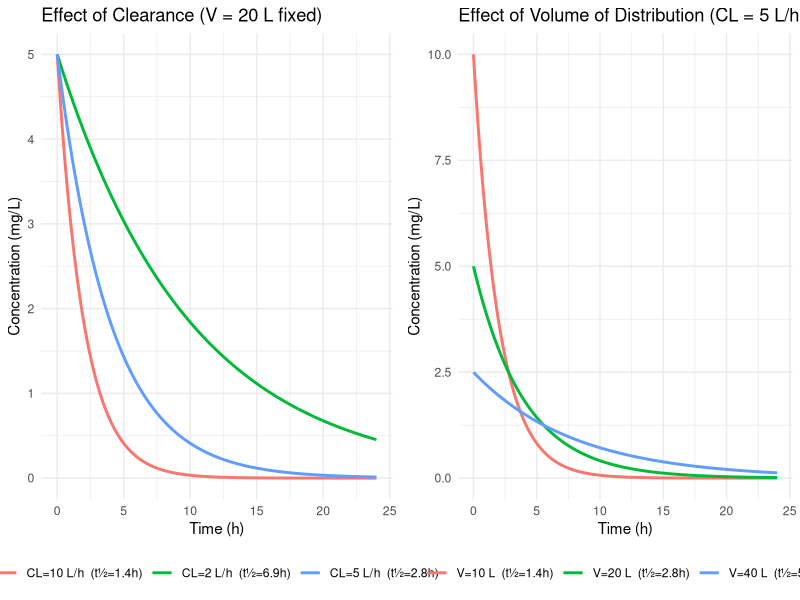
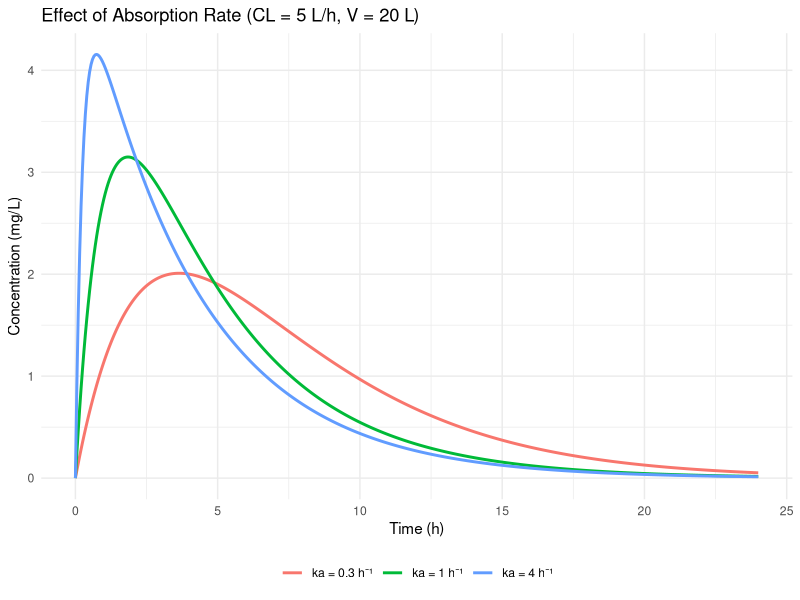
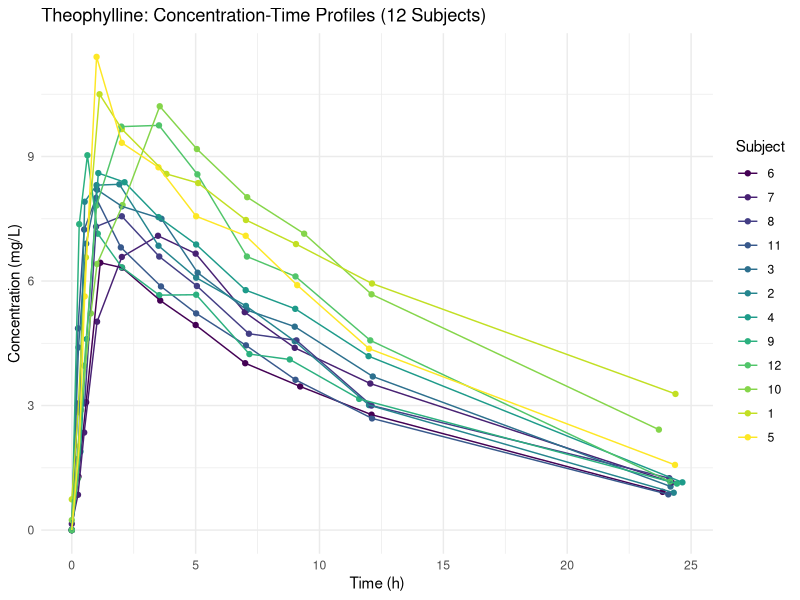
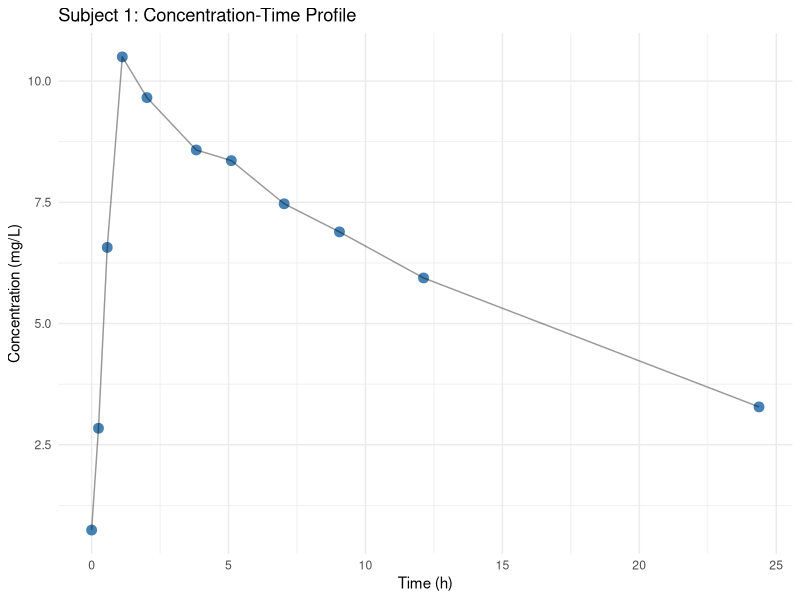
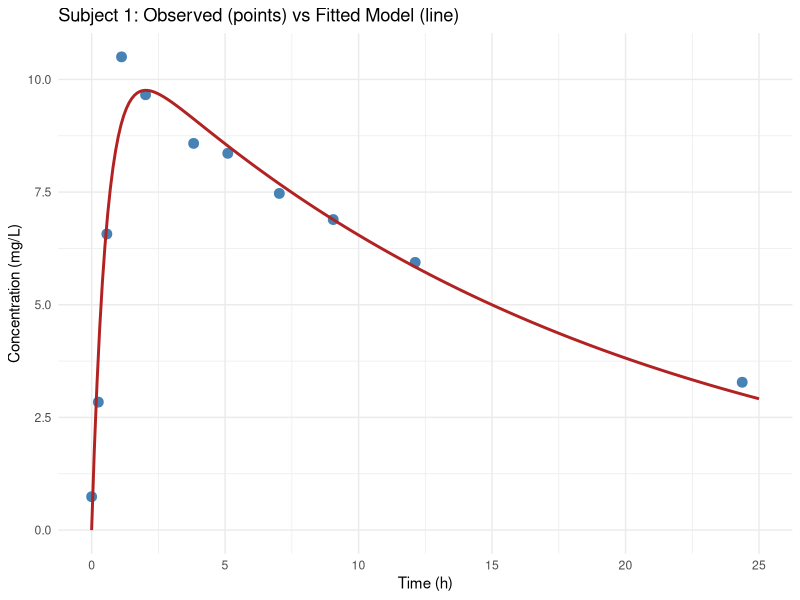
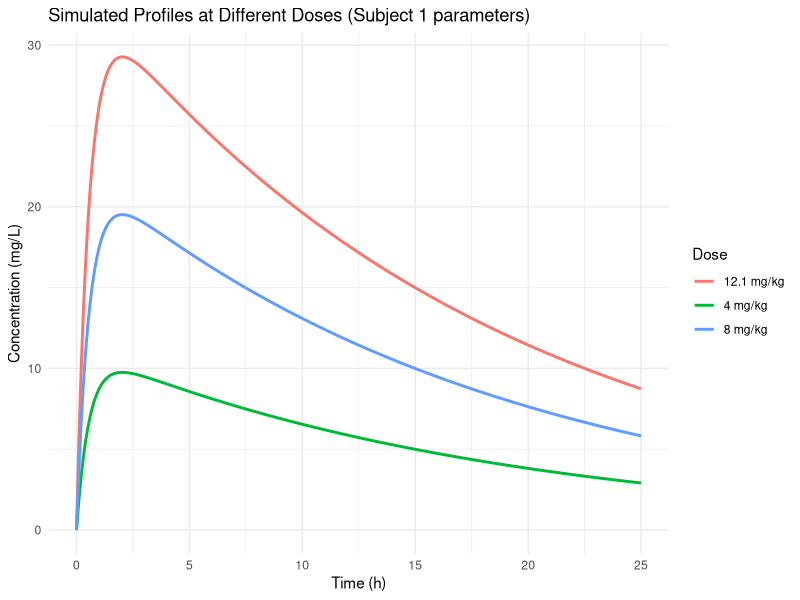
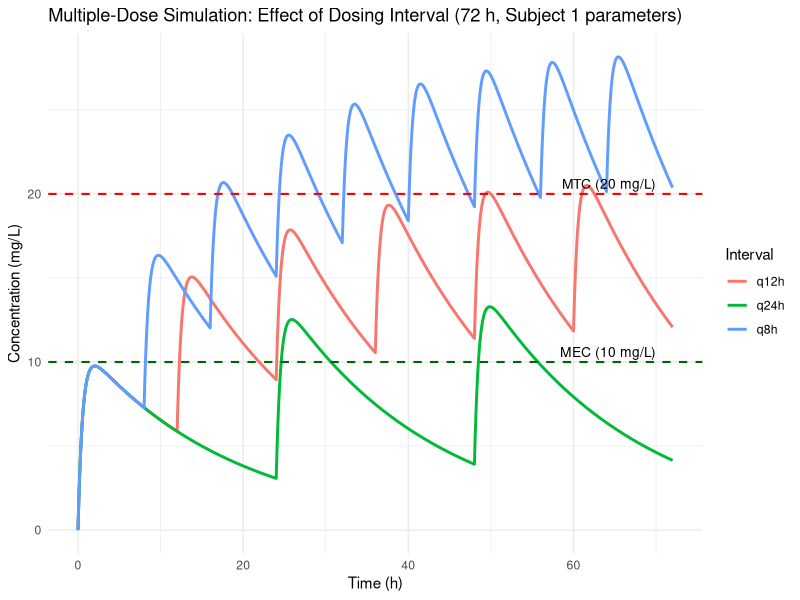

Write the R code that produced these figures, in order. (Note: this script raises an error after producing the figures.)
## ---- chunk 1
#| label: notebook-cell-3
library(ggplot2)
library(dplyr)
library(tidyr)

# Set default plot dimensions for Jupyter display
options(repr.plot.width = 10, repr.plot.height = 5)
## ---- chunk 2
#| label: notebook-cell-9
# Analytic solution: 1-compartment IV bolus
# Returns concentration (mg/L) at each time in vector t
pk_iv_bolus <- function(t, dose, CL, V) {
  ke <- CL / V
  (dose / V) * exp(-ke * t)
}

t_seq <- seq(0, 24, by = 0.05)  # time grid from 0 to 24 hours
dose  <- 100  # mg

# --- Panel 1: vary CL, hold V fixed ---
# expand.grid creates every combination of t and CL
df_CL <- expand.grid(t = t_seq, CL = c(2, 5, 10)) %>%
  mutate(
    V      = 20,
    ke     = CL / V,
    t_half = round(log(2) / ke, 1),
    label  = paste0("CL=", CL, " L/h  (t½=", t_half, "h)"),
    C      = pk_iv_bolus(t, dose, CL, V)
  )

p1 <- ggplot(df_CL, aes(x = t, y = C, color = label)) +
  geom_line(linewidth = 1) +
  labs(
    title = "Effect of Clearance (V = 20 L fixed)",
    x = "Time (h)", y = "Concentration (mg/L)", color = NULL
  ) +
  theme_minimal() +
  theme(legend.position = "bottom")

# --- Panel 2: vary V, hold CL fixed ---
df_V <- expand.grid(t = t_seq, V = c(10, 20, 40)) %>%
  mutate(
    CL     = 5,
    ke     = CL / V,
    t_half = round(log(2) / ke, 1),
    label  = paste0("V=", V, " L  (t½=", t_half, "h)"),
    C      = pk_iv_bolus(t, dose, CL, V)
  )

p2 <- ggplot(df_V, aes(x = t, y = C, color = label)) +
  geom_line(linewidth = 1) +
  labs(
    title = "Effect of Volume of Distribution (CL = 5 L/h fixed)",
    x = "Time (h)", y = "Concentration (mg/L)", color = NULL
  ) +
  theme_minimal() +
  theme(legend.position = "bottom")

library(gridExtra)
grid.arrange(p1, p2, ncol = 2)
## ---- chunk 3
#| label: notebook-cell-13
# Analytic solution: 1-compartment oral absorption
# F defaults to 1 (complete bioavailability) for simplicity
pk_oral <- function(t, dose, ka, CL, V, F = 1) {
  ke <- CL / V
  # Use the analytic limit when absorption and elimination rates coincide
  if (abs(ka - ke) < 1e-8) return((F * dose / V) * ka * t * exp(-ka * t))
  (F * dose * ka) / (V * (ka - ke)) * (exp(-ke * t) - exp(-ka * t))
}

t_seq <- seq(0, 24, by = 0.05)
dose  <- 100
CL <- 5; V <- 20

# Build a data frame with three values of ka
# mapply applies pk_oral element-wise over t and ka simultaneously
df_ka <- expand.grid(t = t_seq, ka = c(0.3, 1.0, 4.0)) %>%
  mutate(
    label = paste0("ka = ", ka, " h⁻¹"),
    C     = mapply(pk_oral, t, dose, ka, CL, V)
  )

ggplot(df_ka, aes(x = t, y = C, color = label)) +
  geom_line(linewidth = 1) +
  labs(
    title = "Effect of Absorption Rate (CL = 5 L/h, V = 20 L)",
    x = "Time (h)", y = "Concentration (mg/L)", color = NULL
  ) +
  theme_minimal() +
  theme(legend.position = "bottom")
## ---- chunk 4
#| label: notebook-cell-17
# Show first few rows
head(Theoph, 12)
## ---- chunk 5
#| label: notebook-cell-19
ggplot(Theoph, aes(x = Time, y = conc, group = Subject, color = Subject)) +
  geom_point(size = 1.5) +
  geom_line() +
  labs(
    title = "Theophylline: Concentration-Time Profiles (12 Subjects)",
    x = "Time (h)", y = "Concentration (mg/L)"
  ) +
  theme_minimal()
## ---- chunk 6
#| label: notebook-cell-22
#| fig-width: 8
#| fig-height: 5
# Extract data for Subject 1 only
sub1 <- subset(Theoph, Subject == 1)

ggplot(sub1, aes(x = Time, y = conc)) +
  geom_point(size = 3, color = "steelblue") +
  geom_line(alpha = 0.4) +
  labs(
    title = "Subject 1: Concentration-Time Profile",
    x = "Time (h)", y = "Concentration (mg/L)"
  ) +
  theme_minimal()
## ---- chunk 7
#| label: notebook-cell-25
# Define the one-compartment oral model as an R function
# Time and Dose come from the data frame; ka, CL, V are the parameters to estimate
one_comp_oral <- function(Time, Dose, ka, CL, V) {
  ke <- CL / V
  (Dose * ka) / (V * (ka - ke)) * (exp(-ke * Time) - exp(-ka * Time))
}

# Fit to Subject 1 using nls()
# The formula says: predict conc using our model function
# start = initial parameter guesses
fit_sub1 <- nls(
  conc ~ one_comp_oral(Time, Dose, ka, CL, V),
  data  = sub1,
  start = c(ka = 1.5, CL = 0.04, V = 0.5)
)

summary(fit_sub1)
## ---- chunk 8
#| label: notebook-cell-27
# Extract the three fitted parameter values
params <- coef(fit_sub1)

# Compute derived parameters
ke_hat   <- params["CL"] / params["V"]          # elimination rate constant
t_half   <- log(2) / ke_hat                      # half-life
tmax_hat <- log(params["ka"] / ke_hat) / (params["ka"] - ke_hat)  # time of peak

cat("=== Fitted PK Parameters for Subject 1 ===\n")
cat(sprintf("  ka   = %.3f h-1   (absorption half-life = %.1f h)\n",
            params["ka"], log(2) / params["ka"]))
cat(sprintf("  CL   = %.4f L/kg/h\n", params["CL"]))
cat(sprintf("  V    = %.3f L/kg\n", params["V"]))
cat(sprintf("  ke   = CL/V = %.4f h-1\n", ke_hat))
cat(sprintf("  t1/2 = ln(2)/ke = %.1f h\n", t_half))
cat(sprintf("  Tmax (predicted) = %.1f h\n", tmax_hat))
## ---- chunk 9
#| label: notebook-cell-29
# Generate a smooth predicted curve on a fine time grid
t_fine   <- seq(0, 25, by = 0.1)
C_pred   <- one_comp_oral(t_fine, Dose = sub1$Dose[1],
                          ka = params["ka"], CL = params["CL"], V = params["V"])
pred_df  <- data.frame(Time = t_fine, conc = C_pred)

ggplot() +
  geom_point(data = sub1, aes(x = Time, y = conc),
             size = 3, color = "steelblue") +
  geom_line(data = pred_df, aes(x = Time, y = conc),
            color = "firebrick", linewidth = 1) +
  labs(
    title = "Subject 1: Observed (points) vs Fitted Model (line)",
    x = "Time (h)", y = "Concentration (mg/L)"
  ) +
  theme_minimal()
## ---- chunk 10
#| label: notebook-cell-32
# Three doses: actual, 2x, 3x
doses       <- c(sub1$Dose[1], sub1$Dose[1] * 2, sub1$Dose[1] * 3)
dose_labels <- paste0(round(doses, 1), " mg/kg")

# Build predicted profiles for each dose
sim_doses <- lapply(seq_along(doses), function(i) {
  data.frame(
    Time = t_fine,
    conc = one_comp_oral(t_fine, Dose = doses[i],
                         ka = params["ka"], CL = params["CL"], V = params["V"]),
    Dose = dose_labels[i]
  )
})

# Combine into one data frame (rbind = row-bind = stack rows)
sim_df <- do.call(rbind, sim_doses)

ggplot(sim_df, aes(x = Time, y = conc, color = Dose)) +
  geom_line(linewidth = 1) +
  labs(
    title = "Simulated Profiles at Different Doses (Subject 1 parameters)",
    x = "Time (h)", y = "Concentration (mg/L)", color = "Dose"
  ) +
  theme_minimal()
## ---- chunk 11
#| label: notebook-cell-35
# Multiple oral dosing by superposition
# For each time point t, sum contributions from all doses given up to that time
pk_multidose <- function(t_vec, dose, ka, CL, V, interval, n_doses) {
  sapply(t_vec, function(t) {
    # Dose times: 0, interval, 2*interval, ...
    dose_times <- seq(0, (n_doses - 1) * interval, by = interval)
    total <- 0
    for (t0 in dose_times) {
      if (t >= t0) {  # only include doses that have been given by time t
        total <- total + one_comp_oral(t - t0, dose, ka, CL, V)
      }
    }
    total
  })
}

t_md <- seq(0, 72, by = 0.1)  # 72-hour simulation window

# Simulate q8h, q12h, and q24h dosing
sim_md <- lapply(c(8, 12, 24), function(tau) {
  data.frame(
    Time     = t_md,
    conc     = pk_multidose(t_md,
                            dose     = sub1$Dose[1],
                            ka       = params["ka"],
                            CL       = params["CL"],
                            V        = params["V"],
                            interval = tau,
                            n_doses  = ceiling(72 / tau) + 1),
    Interval = paste0("q", tau, "h")
  )
})

sim_md_df <- do.call(rbind, sim_md)

ggplot(sim_md_df, aes(x = Time, y = conc, color = Interval)) +
  geom_line(linewidth = 1) +
  # Therapeutic window boundaries
  geom_hline(yintercept = 10, linetype = "dashed", color = "darkgreen", linewidth = 0.7) +
  geom_hline(yintercept = 20, linetype = "dashed", color = "red",       linewidth = 0.7) +
  annotate("text", x = 70, y = 10.6, label = "MEC (10 mg/L)", hjust = 1, size = 3.5) +
  annotate("text", x = 70, y = 20.6, label = "MTC (20 mg/L)", hjust = 1, size = 3.5) +
  labs(
    title = "Multiple-Dose Simulation: Effect of Dosing Interval (72 h, Subject 1 parameters)",
    x = "Time (h)", y = "Concentration (mg/L)", color = "Interval"
  ) +
  theme_minimal()
## ---- chunk 12
#| label: notebook-cell-39
library(nlme)

# Fit the one-compartment oral model to all 12 subjects simultaneously
# fixed  = parameters with population-level means
# random = parameters allowed to vary by Subject (diagonal = independent random effects)
# groups = which column identifies subjects
fit_nlme <- nlme(
  conc ~ one_comp_oral(Time, Dose, ka, CL, V),
  data   = Theoph,
  fixed  = ka + CL + V ~ 1,
  random = pdDiag(CL + V ~ 1),
  groups = ~ Subject,
  start  = c(ka = 1.5, CL = 0.04, V = 0.5)
)

summary(fit_nlme)
## ---- chunk 13
#| label: notebook-cell-41
# Extract population (fixed) effects
fe <- fixef(fit_nlme)

# Extract between-subject standard deviations from the variance-covariance table
# VarCorr returns a character matrix; we need numeric standard deviations
vc <- VarCorr(fit_nlme)
re_sd <- as.numeric(vc[c("CL", "V"), "StdDev"])

cat("=== Population PK Estimates (all 12 subjects) ===\n")
cat(sprintf("  ka  (pop mean) = %.3f h-1\n", fe["ka"]))
cat(sprintf("  CL  (pop mean) = %.4f L/kg/h  |  between-subject SD = %.4f\n",
            fe["CL"], re_sd[1]))
cat(sprintf("  V   (pop mean) = %.3f L/kg    |  between-subject SD = %.4f\n",
            fe["V"], re_sd[2]))
cat(sprintf("\n  CL between-subject CV = %.0f%%\n",
            100 * re_sd[1] / fe["CL"]))
cat(sprintf("  V  between-subject CV  = %.0f%%\n",
            100 * re_sd[2] / fe["V"]))
## ---- chunk 14
#| label: notebook-cell-43
# Add predictions to the Theoph data frame
theoph_plot <- Theoph
theoph_plot$pred_ind <- predict(fit_nlme)           # individual predictions (level = 1)
theoph_plot$pred_pop <- predict(fit_nlme, level = 0) # population predictions (eta = 0)

ggplot(theoph_plot, aes(x = Time, y = conc)) +
  geom_point(size = 1.5, alpha = 0.7) +
  geom_line(aes(y = pred_ind), color = "steelblue",  linewidth = 0.9) +
  geom_line(aes(y = pred_pop), color = "firebrick",  linewidth = 0.7, linetype = "dashed") +
  facet_wrap(~ Subject, ncol = 4) +
  labs(
    title    = "NLME Fit: Individual (blue solid) vs Population (red dashed)",
    subtitle = "Individual lines use subject-specific eta; population line uses only fixed effects",
    x = "Time (h)", y = "Concentration (mg/L)"
  ) +
  theme_minimal()
## ---- chunk 15
#| label: notebook-cell-47
C_seq <- seq(0, 30, by = 0.1)

# Simulate Emax model for three EC50 values
emax_sim <- expand.grid(C = C_seq, EC50 = c(2, 5, 10)) %>%
  mutate(
    E     = 100 * C / (EC50 + C),
    label = paste0("EC50 = ", EC50, " mg/L")
  )

ggplot(emax_sim, aes(x = C, y = E, color = label)) +
  geom_line(linewidth = 1) +
  labs(
    title = "Emax Model: Effect vs Concentration for Different EC50 Values",
    x = "Concentration (mg/L)", y = "Effect (%)", color = NULL
  ) +
  theme_minimal()
## ---- chunk 16
#| label: notebook-cell-50
set.seed(42)  # for reproducibility

sub2 <- subset(Theoph, Subject == 2)

# True PD parameters (pretend these are unknown — we'll estimate them)
Emax_true <- 100
EC50_true <- 5

# Generate noisy effect measurements at each observed concentration
# rnorm adds Gaussian noise with SD = 4 (measurement variability)
sub2$effect <- Emax_true * sub2$conc / (EC50_true + sub2$conc) +
               rnorm(nrow(sub2), mean = 0, sd = 4)
sub2$effect <- pmax(sub2$effect, 0)  # effects cannot be negative

head(sub2[, c("Subject", "Time", "conc", "effect")])
## ---- chunk 17
#| label: notebook-cell-52
# Fit the Emax model using nls()
# Starting values: Emax near 80 (conservative), EC50 near 8
fit_emax <- nls(
  effect ~ Emax * conc / (EC50 + conc),
  data  = sub2,
  start = list(Emax = 80, EC50 = 8)
)

summary(fit_emax)

emax_params <- coef(fit_emax)
cat(sprintf("\nFitted Emax = %.1f  (true = 100)\n", emax_params["Emax"]))
cat(sprintf("Fitted EC50 = %.2f mg/L  (true = 5.00 mg/L)\n", emax_params["EC50"]))
## ---- chunk 18
#| label: notebook-cell-54
# Generate smooth model curve for plotting
C_fine <- seq(0, max(sub2$conc) * 1.1, by = 0.05)
emax_pred_df <- data.frame(
  conc   = C_fine,
  effect = emax_params["Emax"] * C_fine / (emax_params["EC50"] + C_fine)
)

ggplot() +
  geom_point(data = sub2, aes(x = conc, y = effect),
             size = 3, color = "steelblue") +
  geom_line(data = emax_pred_df, aes(x = conc, y = effect),
            color = "firebrick", linewidth = 1) +
  # Mark the EC50
  geom_vline(xintercept = emax_params["EC50"], linetype = "dotted", linewidth = 0.8) +
  annotate("text",
           x     = emax_params["EC50"] + 0.3,
           y     = 10,
           label = paste0("EC50 = ", round(emax_params["EC50"], 1), " mg/L"),
           hjust = 0) +
  labs(
    title = "Emax Model Fit: Concentration-Effect Relationship (Subject 2)",
    x = "Concentration (mg/L)", y = "Effect (%)"
  ) +
  theme_minimal()
## ---- chunk 19
#| label: notebook-cell-56
# Predict effect at each observed time using the fitted Emax model
sub2$effect_pred <- predict(fit_emax)

# Scale concentration onto the effect axis for dual-axis display
# (purely for visual overlay — the two y-axes have different units)
scale_factor <- 100 / max(sub2$conc)

ggplot(sub2, aes(x = Time)) +
  # Concentration (scaled to fit effect axis), shown as dashed blue line
  geom_line(aes(y = conc * scale_factor), color = "steelblue",
            linetype = "dashed", linewidth = 0.8) +
  # Observed effects (red dots)
  geom_point(aes(y = effect), color = "firebrick", size = 3) +
  # Predicted effects (red line)
  geom_line(aes(y = effect_pred), color = "firebrick", linewidth = 1) +
  scale_y_continuous(
    name     = "Effect (%)",
    sec.axis = sec_axis(~ . / scale_factor, name = "Concentration (mg/L)")
  ) +
  labs(
    title    = "Effect over Time for Subject 2",
    subtitle = "Red = effect (data + fit)   |   Blue dashed = concentration (scaled)",
    x = "Time (h)"
  ) +
  theme_minimal()
## ---- chunk 20
#| label: notebook-cell-60
library(deSolve)

# Define the ODE system as a function
# Arguments: time (scalar), state (named vector), params (named vector)
# Returns: list with derivatives in the same order as state
pk_ode <- function(time, state, params) {
  with(as.list(c(state, params)), {
    ke      <- CL / V
    dDepot   <- -ka * Depot        # drug leaving the gut
    dCentral <- ka * Depot - ke * Central  # drug entering minus drug eliminated
    list(c(dDepot, dCentral))
  })
}

# Parameters (use Subject 1 fitted values)
ode_params <- c(ka = params[["ka"]], CL = params[["CL"]], V = params[["V"]])

# Initial conditions: all drug starts in the Depot
# Central = 0 because no drug has absorbed yet
init_state <- c(Depot = sub1$Dose[1], Central = 0)

times <- seq(0, 25, by = 0.1)

# Solve the ODE system
ode_out <- ode(y = init_state, times = times, func = pk_ode, parms = ode_params)
ode_df  <- as.data.frame(ode_out)

# Convert central compartment AMOUNT to CONCENTRATION (divide by V)
ode_df$C_numeric  <- ode_df$Central / params["V"]

# Also compute the analytic solution for comparison
ode_df$C_analytic <- pk_oral(times, sub1$Dose[1],
                             params["ka"], params["CL"], params["V"])

# Plot both
ggplot(ode_df, aes(x = time)) +
  geom_line(aes(y = C_analytic, color = "Analytic"),         linewidth = 1.2) +
  geom_line(aes(y = C_numeric,  color = "Numerical (deSolve)"),
            linetype = "dashed", linewidth = 0.9) +
  scale_color_manual(values = c("Analytic" = "steelblue",
                                "Numerical (deSolve)" = "firebrick")) +
  labs(
    title = "Verification: Analytic vs Numerical ODE Solution (Subject 1)",
    x = "Time (h)", y = "Concentration (mg/L)", color = NULL
  ) +
  theme_minimal()
## ---- chunk 21
#| label: notebook-cell-63
# =========================================================
# Simeoni et al. (2004): CPT-11 Tumor Growth Inhibition Model
# Parameters from Table 1; time unit = days throughout
# =========================================================

# --- 2-compartment PK parameters (h⁻¹ converted to day⁻¹) ---
V1  <- 4.85            # L/kg  — central volume of distribution
k10 <- 0.553  * 24    # day⁻¹ — elimination from central compartment
k12 <- 0.0115 * 24    # day⁻¹ — central → peripheral transfer
k21 <- 0.0616 * 24    # day⁻¹ — peripheral → central transfer

# --- Simeoni TGI model parameters ---
lambda0 <- 0.146      # day⁻¹          — exponential growth rate constant
lambda1 <- 0.334      # g·day⁻¹        — linear growth rate constant
k1      <- 0.469      # day⁻¹          — transit compartment rate
k2      <- 8.42e-4    # (ng/mL)⁻¹·day⁻¹ — drug potency / cell-kill rate
Psi     <- 20         # (dimensionless) — growth-switch smoothness
w0      <- 0.085      # g              — initial tumor weight

params_sim <- c(V1 = V1, k10 = k10, k12 = k12, k21 = k21,
                lambda0 = lambda0, lambda1 = lambda1,
                k1 = k1, k2 = k2, Psi = Psi)

# ---- ODE system -------------------------------------------------------
# State variables:
#   A1, A2 : drug amount in central / peripheral compartment  [mg/kg]
#   x1     : proliferating tumor cells                        [g]
#   x2, x3, x4 : damaged cells in transit stages 1–3         [g]
simeoni_ode <- function(t, state, params) {
  with(as.list(c(state, params)), {

    # Drug concentration: mg/kg ÷ L/kg = mg/L; × 1000 → ng/mL
    c_drug <- max(A1 / V1 * 1000, 0)

    # 2-compartment PK (amounts in mg/kg, rates in day⁻¹)
    dA1 <- -(k10 + k12) * A1 + k21 * A2
    dA2 <-  k12 * A1 - k21 * A2

    # Total tumor weight
    w <- x1 + x2 + x3 + x4

    # Smooth exponential → linear growth switch (Simeoni Eq. E)
    growth_rate <- lambda0 * x1 / (1 + (lambda0 / lambda1 * w)^Psi)^(1/Psi)

    # Tumor PD: drug kills proliferating cells → transit cascade
    dx1 <- growth_rate  - k2 * c_drug * x1
    dx2 <- k2 * c_drug * x1 - k1 * x2
    dx3 <- k1 * x2 - k1 * x3
    dx4 <- k1 * x3 - k1 * x4

    list(c(dA1, dA2, dx1, dx2, dx3, dx4))
  })
}

# ---- Simulation helper ------------------------------------------------
# Dose given IV bolus on days 1, 5, 9, 13 (q4d × 4; typical mouse schedule)
dose_days <- c(1, 5, 9, 13)

run_tgi <- function(dose_mgkg) {
  y0    <- c(A1 = 0, A2 = 0, x1 = w0, x2 = 0, x3 = 0, x4 = 0)
  times <- seq(0, 28, by = 0.1)

  if (dose_mgkg > 0) {
    # deSolve events: add dose amount to A1 at each dosing time (IV bolus)
    ev <- data.frame(var = "A1", time = dose_days,
                     value = dose_mgkg, method = "add")
    out <- ode(y = y0, times = times, func = simeoni_ode,
               parms = params_sim, events = list(data = ev), method = "lsoda")
  } else {
    out <- ode(y = y0, times = times, func = simeoni_ode,
               parms = params_sim, method = "lsoda")
  }

  df            <- as.data.frame(out)
  df$tumor_g    <- df$x1 + df$x2 + df$x3 + df$x4
  df$c_ng_mL    <- pmax(df$A1 / V1 * 1000, 0)
  df$group      <- if (dose_mgkg == 0) "Control" else paste0(dose_mgkg, " mg/kg")
  df
}

# ---- Run three scenarios: vehicle control, 45 mg/kg, 60 mg/kg ---------
sim_all <- do.call(rbind, lapply(c(0, 45, 60), run_tgi))
sim_all$group <- factor(sim_all$group, levels = c("Control", "45 mg/kg", "60 mg/kg"))

cols <- c("Control" = "gray40", "45 mg/kg" = "steelblue", "60 mg/kg" = "firebrick")

# ---- Panel 1: PK — plasma concentration (first 10 days shown) ---------
p_pk <- ggplot(
    subset(sim_all, group != "Control"),
    aes(x = time, y = c_ng_mL, color = group)
  ) +
  geom_line(linewidth = 1) +
  geom_vline(xintercept = dose_days,
             linetype = "dotted", color = "gray50") +
  scale_color_manual(values = cols) +
  labs(
    title    = "PK: CPT-11 Plasma Concentration",
    subtitle = "Dotted lines = IV bolus doses",
    x = "Time (days)", y = "Concentration (ng/mL)", color = NULL
  ) +
  theme_minimal() + theme(legend.position = "bottom")

# ---- Panel 2: PD — tumor growth inhibition ----------------------------
p_tgi <- ggplot(sim_all, aes(x = time, y = tumor_g, color = group)) +
  geom_line(linewidth = 1) +
  geom_vline(xintercept = dose_days,
             linetype = "dotted", color = "gray50", linewidth = 0.5) +
  scale_y_log10(breaks = c(0.05, 0.1, 0.2, 0.5, 1, 2, 5),
                labels = as.character(c(0.05, 0.1, 0.2, 0.5, 1, 2, 5))) +
  scale_color_manual(values = cols) +
  labs(
    title    = "PD: Tumor Growth Inhibition by CPT-11",
    subtitle = "Simeoni transit model — same k2 predicts both dose groups",
    x = "Time (days)", y = "Tumor weight (g, log scale)", color = NULL
  ) +
  theme_minimal() + theme(legend.position = "bottom")

grid.arrange(p_pk, p_tgi, ncol = 2)
